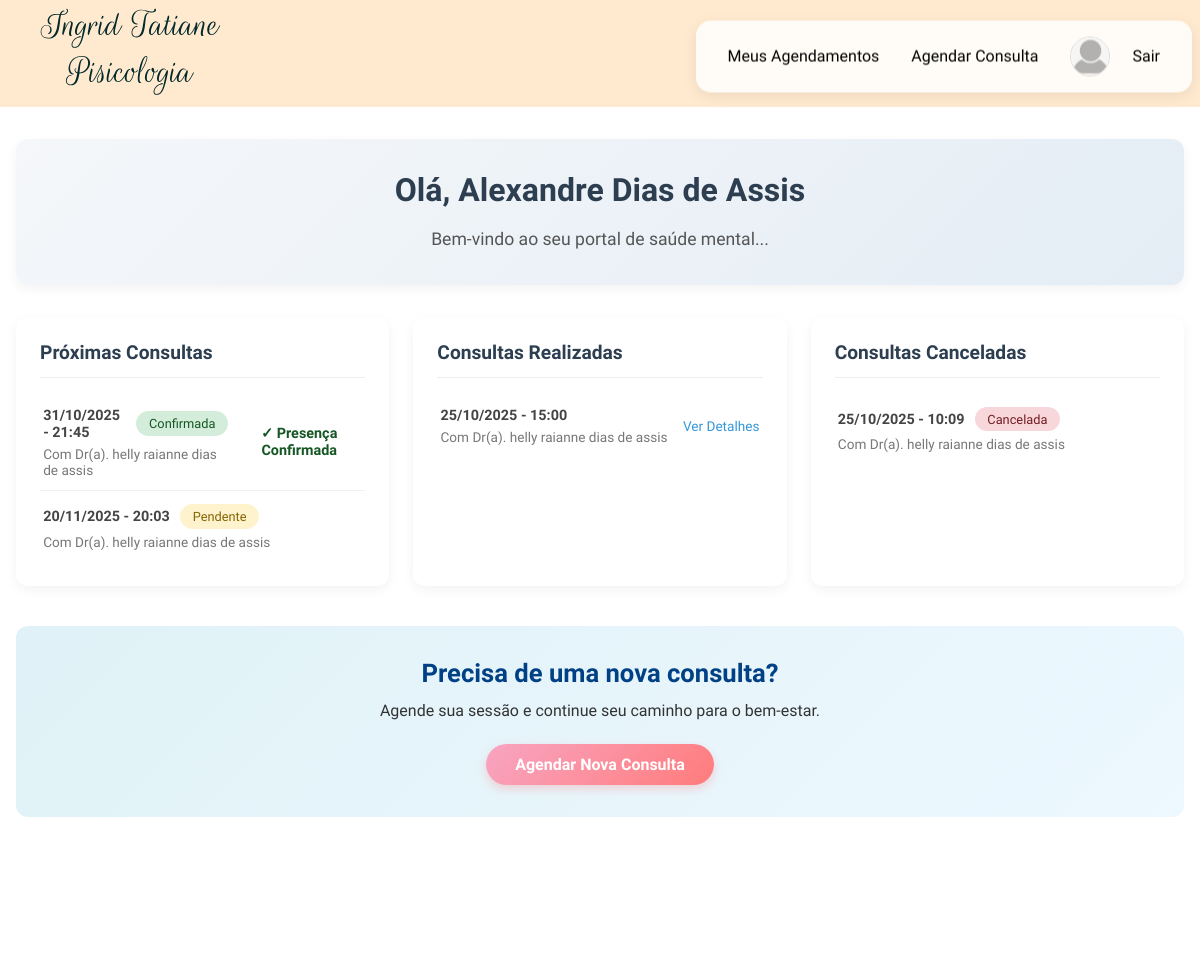
Page /dashboard/paciente/ (signed in, upper part) on the earlier database version.
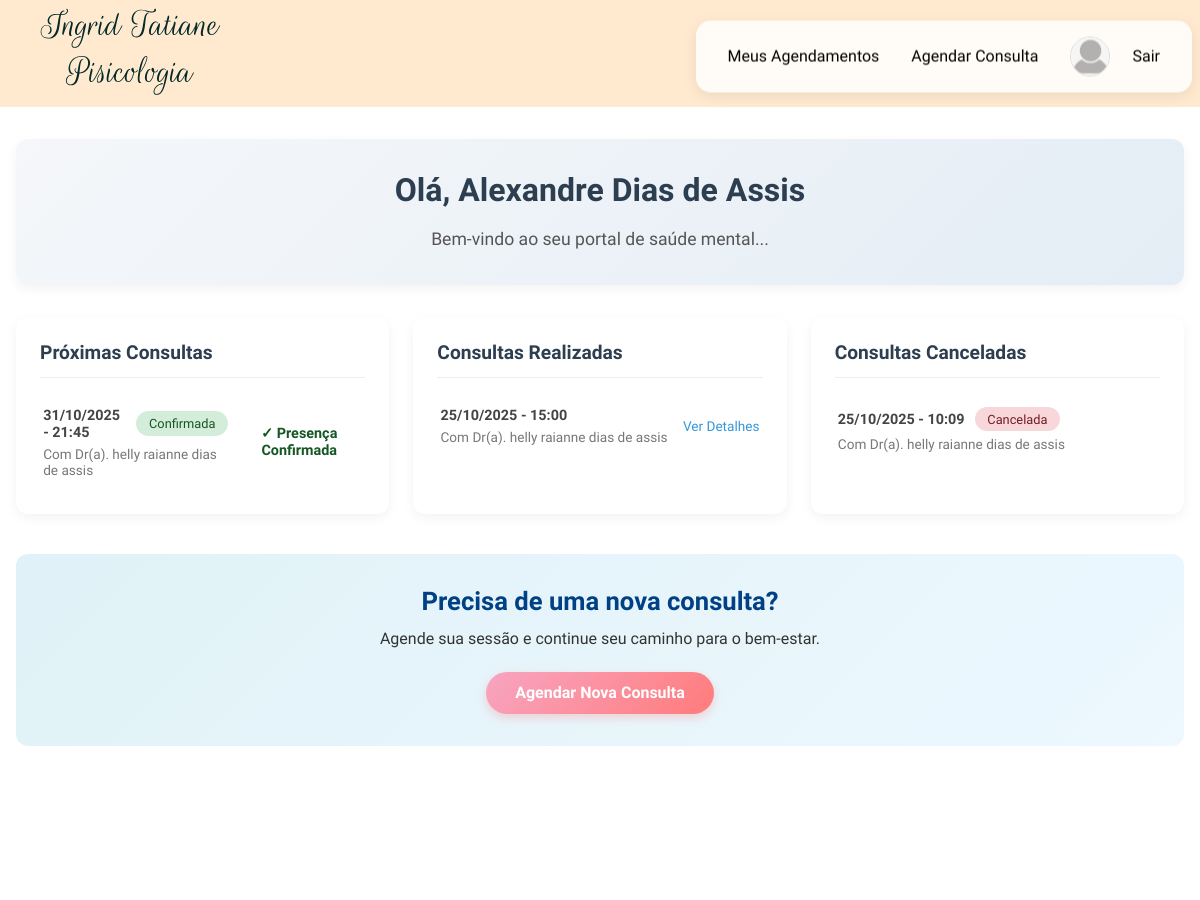
Same page on the later database version.
### core/models.py (models this page shows, shortened)
class Consulta(models.Model):
    STATUS_CHOICES = [
        ('pendente', 'Pendente'),
        ('confirmada', 'Confirmada'),
        ('aguardando_remarcacao', 'Aguardando Remarcação'),
        ('cancelada', 'Cancelada'),
        ('realizada', 'Realizada'),
    ]
    id_consulta = models.AutoField(primary_key=True)
    paciente = models.ForeignKey(Paciente, on_delete=models.CASCADE, related_name='consultas')
    psicologo = models.ForeignKey(Psicologo, on_delete=models.CASCADE, related_name='consultas')
    data = models.DateField("Data")
    hora = models.TimeField("Hora")
    observacao = models.TextField("Observação", null=True, blank=True)
    prescricao = models.TextField("Prescrição", null=True, blank=True)
    diagnostico_texto = models.TextField("Diagnóstico (texto)", null=True, blank=True, help_text="Campo 'diagnostico' do diagrama")
    status = models.CharField("Status", max_length=25, choices=STATUS_CHOICES, default='pendente')
    paciente_confirmou_presenca = models.BooleanField(
        "Presença Confirmada pelo Paciente",
        default=False,
        help_text="Indica se o paciente clicou em 'Confirmar Presença'"
    )

class Psicologo(models.Model):
    usuario = models.OneToOneField(Usuario, on_delete=models.CASCADE, related_name='psicologo')
    crp = models.CharField("CRP", max_length=20, unique=True) # CRP é único
    especialidade = models.CharField("Especialidade", max_length=100, null=True, blank=True)

class Usuario(models.Model):
    user = models.OneToOneField(User, on_delete=models.CASCADE, related_name='usuario')
    cpf = models.CharField("CPF", max_length=11, unique=True) # CPF é único
    nome = models.CharField("Nome Completo", max_length=100)
    idade = models.IntegerField("Idade", null=True, blank=True)
    rua = models.CharField("Rua/Avenida", max_length=100, null=True, blank=True)
    numero = models.CharField("Número", max_length=10, null=True, blank=True)
    bairro = models.CharField("Bairro", max_length=50, null=True, blank=True)
    cidade = models.CharField("Cidade", max_length=50, null=True, blank=True)
    cep = models.CharField("CEP", max_length=8, null=True, blank=True)
    email = models.EmailField("Email", unique=True)
    foto_perfil = models.ImageField(
        "Foto de Perfil",
        upload_to='fotos_perfil/', # Salvará as fotos em MEDIA_ROOT/fotos_perfil/
        null=True,
        blank=True, # Permite que o campo seja opcional
        default='fotos_perfil/default.png' # Opcional: Uma imagem padrão
    )

### paciente/views.py (the view)
# urls.py: path('dashboard/paciente/', include('paciente.urls')),
@login_required
def dashboard(request):
    paciente_obj = request.user.usuario.paciente
    hoje = timezone.now().date()
    agora = timezone.now().time() # Para desempate no mesmo dia
    consultas_futuras = Consulta.objects.filter(
        paciente=paciente_obj,
        data__gte=hoje, # Data maior ou igual a hoje
        status__in=['confirmada', 'pendente']
    ).exclude( # Exclui as de hoje que já passaram da hora
        data=hoje,
        hora__lt=agora
    ).order_by('data', 'hora')[:3] # Pega as próximas 3
    consultas_realizadas = Consulta.objects.filter(
        paciente=paciente_obj,
        status='realizada'
    ).order_by('-data', '-hora')[:5]
    consultas_canceladas = Consulta.objects.filter(
        paciente=paciente_obj,
        status='cancelada'
    ).order_by('-data', '-hora')[:3] # Pega as últimas 3 canceladas
    context = {
        'paciente': paciente_obj,
        'consultas_futuras': consultas_futuras,
        'consultas_realizadas': consultas_realizadas, # Renomeado de 'consultas_passadas'
        'consultas_canceladas': consultas_canceladas,
    }
    return render(request, 'paciente/dashboard.html', context)

### paciente/templates/paciente/dashboard.html (shortened to what the changed rows need)
{% extends 'base.html' %}
{% load static %}
{% block css %}
    <link rel="stylesheet" href="{% static 'css/public/dashboard_shared.css' %}">
{% endblock %}
{% block content %}
<div class="dashboard-container">
    <section class="welcome-section">
        <h1 class="welcome-title">Olá, {{ user.usuario.nome }}</h1>
    </section>
    <div class="dashboard-grid">
        <div class="dashboard-card">
            <div class="card-header">
                <h2 class="card-title">Próximas Consultas</h2>
                </div>
            <ul class="appointment-list">
                {% for consulta in consultas_futuras %}
                    <li class="appointment-item">
                        <div class="appointment-info">
                            <div class="appointment-date-time">
                                {{ consulta.data|date:"d/m/Y" }} - {{ consulta.hora|time:"H:i" }}
                                <span class="consulta-status-paciente status-{{ consulta.status }}">
                                    {{ consulta.get_status_display }}
                                </span>
                            </div>
                            <div class="appointment-doctor-name">Com Dr(a). {{ consulta.psicologo.usuario.nome }}</div>
                        </div>
                        {% if consulta.status == 'confirmada' %}
                            {% if not consulta.paciente_confirmou_presenca %}
                                <form method="POST" action="{% url 'paciente:confirmar_presenca' consulta.id_consulta %}" style="margin-left: auto;">
                                    {% csrf_token %}
                                    <button type="submit" class="btn btn-primary">Confirmar Presença</button>
                                </form>
                            {% else %}
                                <span style="margin-left: auto;text-align: center; font-size: 0.9rem; color: #155724; font-weight: bold;">✓ Presença Confirmada</span>
                            {% endif %}
                        {% endif %}
                    </li>
                {% empty %}
                    <li style="text-align: center; color: #7f8c8d;">Nenhuma consulta futura agendada.</li>
                {% endfor %}
            </ul>
        </div>
        <div class="dashboard-card">
            <div class="card-header">
                <h2 class="card-title">Consultas Realizadas</h2>
                 </div>
            <ul class="appointment-list">
                {% for consulta in consultas_realizadas %}
                    <li class="appointment-item">
                        <div class="appointment-info">
                            <div class="appointment-date-time">{{ consulta.data|date:"d/m/Y" }} - {{ consulta.hora|time:"H:i" }}</div>
                            <div class="appointment-doctor-name">Com Dr(a). {{ consulta.psicologo.usuario.nome }}</div>
                        </div>
                        <a href="{% url 'paciente:consulta_detalhes' consulta.id_consulta %}" class="appointment-link">Ver Detalhes</a> </li>
                {% empty %}
                    <li style="text-align: center; color: #7f8c8d;">Nenhuma consulta anterior realizada.</li>
                {% endfor %}
            </ul>
        </div>
        <div class="dashboard-card">
            <div class="card-header">
                <h2 class="card-title">Consultas Canceladas</h2>
                </div>
            <ul class="appointment-list">
                {% for consulta in consultas_canceladas %}
                    <li class="appointment-item">
                        <div class="appointment-info">
                            <div class="appointment-date-time">
                                {{ consulta.data|date:"d/m/Y" }} - {{ consulta.hora|time:"H:i" }}
                                <span class="consulta-status-paciente status-{{ consulta.status }}">
                                    {{ consulta.get_status_display }}
                                </span>
                            </div>
                            <div class="appointment-doctor-name">Com Dr(a). {{ consulta.psicologo.usuario.nome }}</div>
                        </div>
                        </li>
                {% empty %} <li style="text-align: center; color: #7f8c8d;">Nenhuma consulta cancelada recentemente.</li>
                {% endfor %} </ul>
        </div>
    </div> <section class="cta-section">
        <h2 class="cta-title">Precisa de uma nova consulta?</h2>
    </section>
</div>
{% endblock %}

Differences in the rows shown:
no longer on this page (row edited): Consulta: data "20/11/2025", hora "20:03", status "Pendente", psicologo.usuario.nome "helly raianne dias de assis", shown under "Próximas Consultas"
